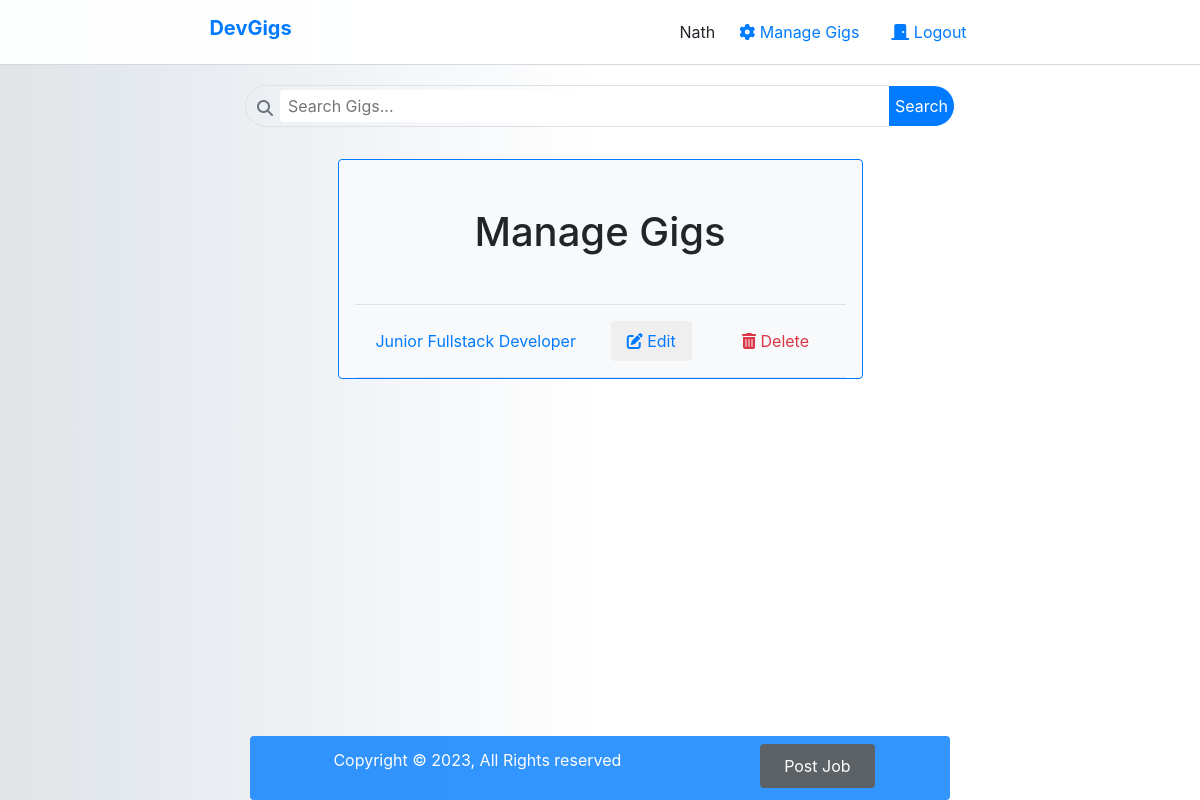
Before: /manage (signed in) with the older database file.
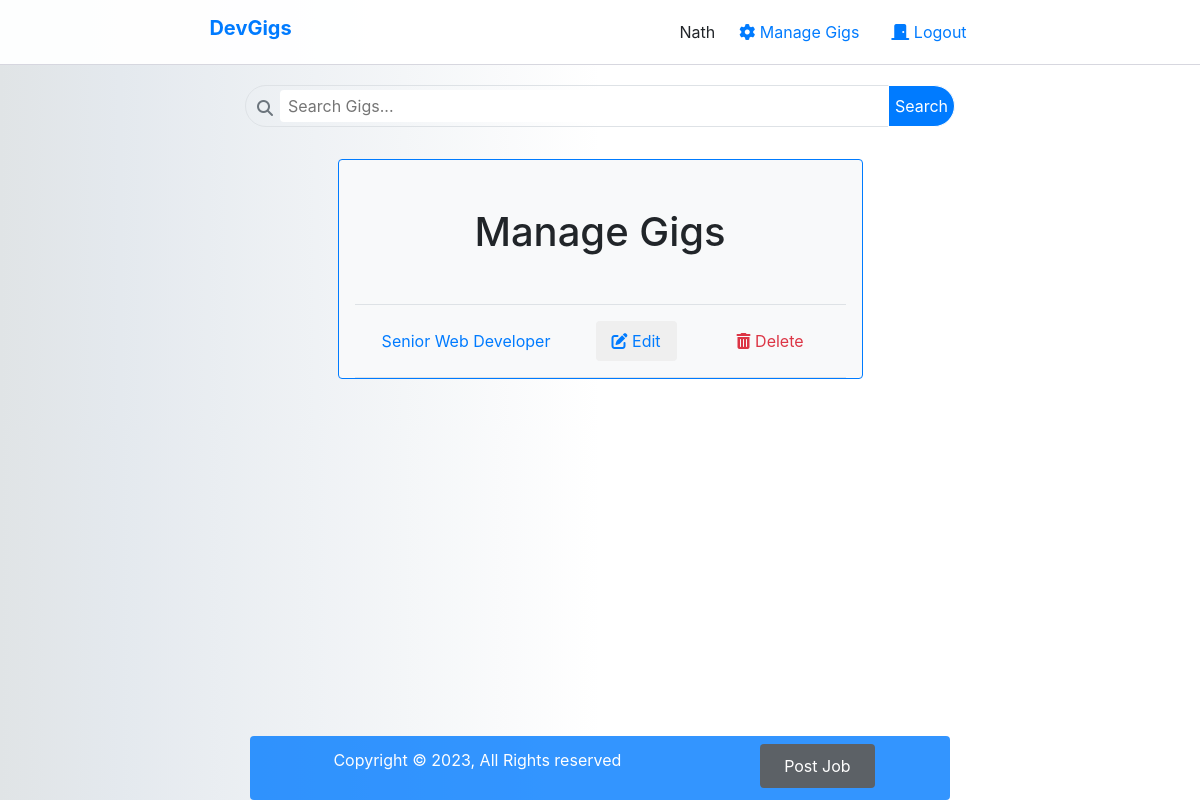
After: the same page with the newer database file.
### devgigs/models.py (models this page shows, shortened)
class Listing(models.Model):
    user = models.ForeignKey(
        User, on_delete=models.CASCADE, related_name="creator")
    email = models.CharField(max_length=255)
    title = models.CharField(max_length=255)
    website = models.TextField()
    description = models.TextField()
    company = models.CharField(max_length=255)
    tags = models.CharField(max_length=25)
    location = models.CharField(max_length=255)
    timestamp = models.DateTimeField(auto_now_add=True)
    logo = models.ImageField(blank=True, null=True, upload_to='images/')

### devgigs/views.py (the view)
# urls.py: path("manage", views.manage_view, name="manage"),
def manage_view(request):
    listings = Listing.objects.filter(user=request.user).order_by('-id')
    return render(request, 'devgigs/manage.html', {
        "listings": listings
    })

### devgigs/templates/devgigs/manage.html (shortened to what this page needs)
{% extends 'devgigs/layout.html' %}
{% load static %}
{% block body %}
<div class="d-flex flex-column align-items-center">
    <form style="margin-top: -15px" class="mx-auto col-md-8 justify-content-center" action="/">
        <div class="relative d-flex flex-row border col-md-12 p-1 rounded-pill">
            <div style="margin-left: 7px; margin-top: 2px; z-index: 1;" class="position-absolute pt-1 pl-0">
                <i class="fa fa-search text-secondary z-1"></i>
            </div>
            <input style="margin-left: 30px;" id="search" type="text" name="search"
                class="py-1 col-md-8  outline-0 border border-0 px-2 rounded z-0" placeholder="Search Gigs..." />
            <div style="right: -1px; top: -1px;" class="position-absolute  search-btn">
                <button style="border-top-left-radius: 50%!important; border-bottom-left-radius: 0!important;"
                    type="submit" class="py-2 border border-white  text-white rounded-pill bg-primary ">
                    Search
                </button>
            </div>
        </div>
    </form>
    <div class="row mt-4 pt-2 col-md-6 text-center mx-auto">
        <div class="bg-light col-md-12 justify-content-center border border-primary px-3 rounded">
            <header>
                <h1 class="text-center font-bold my-5 uppercase">
                    Manage Gigs
                </h1>
            </header>
            <table class="col-md-12 table-auto rounded-sm">
                <tbody class="text-start">
                    {% if listings %}
                    {% for listing in listings %}
                    <tr class="border-top border-bottom">
                        <td class="px-2 py-2">
                            <a href="{% url 'show' listing.id %}" class="text-capitalize text-start">
                                {{listing.title}}
                            </a>
                        </td>
                        <td class="px-2 py-3 border-top border-bottom">
                            <button class="text-primary border-0 rounded px-3 py-2 edit-btn"><i
                                    class="fa-solid fa-pen-to-square"></i>
                                Edit</button>
                        </td>
                        <td class="px-3">
                            <form action="{% url 'delete' listing.id %}">
                                <button type="submit" class="text-danger btn">
                                    <i class="fa-solid fa-trash-can"></i>
                                    Delete
                                </button>
                            </form>
                        </td>
                    </tr>
                    {% endfor %}
                    {% else %}
                    <tr>
                        <td colspan="3" class="py-2 mb-3 text-capitalize text-danger">
                            <h3>no listing yet</h3>
                        </td>
                    </tr>
                    {% endif %}
                </tbody>
            </table>
        </div>
    </div>
    {% endblock %}

Changed rows visible on the page:
removed Listing: title "Junior Fullstack Developer"
added Listing: title "Senior Web Developer"
